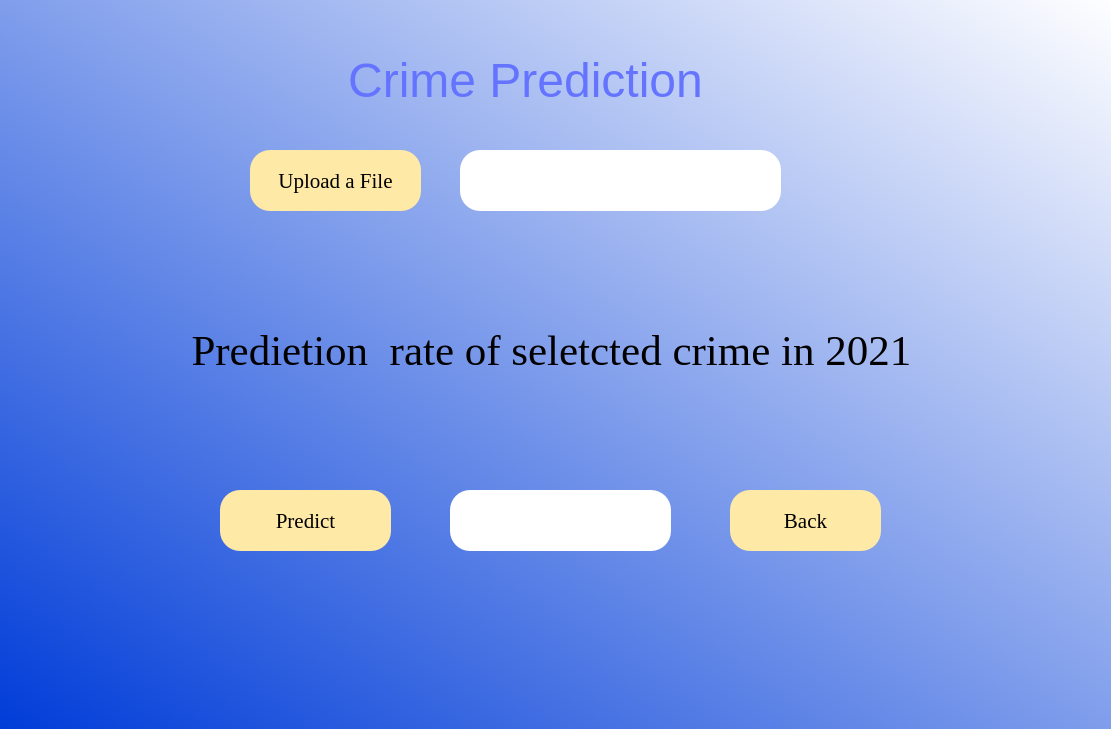
<?xml version="1.0" encoding="UTF-8"?>
<ui version="4.0">
 <class>Dialog</class>
 <widget class="QDialog" name="Dialog">
  <property name="geometry">
   <rect>
    <x>0</x>
    <y>0</y>
    <width>1111</width>
    <height>729</height>
   </rect>
  </property>
  <property name="windowTitle">
   <string>Dialog</string>
  </property>
  <widget class="QWidget" name="bgwidget" native="true">
   <property name="geometry">
    <rect>
     <x>0</x>
     <y>0</y>
     <width>1111</width>
     <height>731</height>
    </rect>
   </property>
   <property name="styleSheet">
    <string notr="true">QWidget#bgwidget{
background-color:qlineargradient(spread:pad, x1:0, y1:1, x2:1, y2:0, stop:0 rgba(0, 60, 216, 255), stop:1 rgba(255, 255, 255, 255));}
</string>
   </property>
   <widget class="QLabel" name="text1">
    <property name="geometry">
     <rect>
      <x>220</x>
      <y>40</y>
      <width>611</width>
      <height>81</height>
     </rect>
    </property>
    <property name="styleSheet">
     <string notr="true">font: 87 38pt &quot;Arial Black&quot;;
 color:rgb(101, 116, 255);</string>
    </property>
    <property name="text">
     <string>&lt;html&gt;&lt;head/&gt;&lt;body&gt;&lt;p align=&quot;center&quot;&gt;&lt;span style=&quot; font-size:36pt;&quot;&gt;Crime Prediction&lt;/span&gt;&lt;/p&gt;&lt;/body&gt;&lt;/html&gt;</string>
    </property>
   </widget>
   <widget class="QPushButton" name="predictButton">
    <property name="geometry">
     <rect>
      <x>250</x>
      <y>150</y>
      <width>171</width>
      <height>61</height>
     </rect>
    </property>
    <property name="font">
     <font>
      <family>Times New Roman</family>
      <pointsize>16</pointsize>
      <weight>9</weight>
      <italic>false</italic>
      <bold>false</bold>
     </font>
    </property>
    <property name="styleSheet">
     <string notr="true">border-radius:20px;
background-color: rgb(255, 233, 166);
;
font: 75 16pt &quot;Times New Roman&quot;;</string>
    </property>
    <property name="text">
     <string>Upload a File</string>
    </property>
   </widget>
   <widget class="QLineEdit" name="resultEdit1">
    <property name="geometry">
     <rect>
      <x>460</x>
      <y>150</y>
      <width>321</width>
      <height>61</height>
     </rect>
    </property>
    <property name="styleSheet">
     <string notr="true">border-radius:20px;

font: 75 14pt &quot;Yu Gothic UI Semilight&quot;;</string>
    </property>
   </widget>
   <widget class="QLabel" name="label">
    <property name="geometry">
     <rect>
      <x>170</x>
      <y>330</y>
      <width>741</width>
      <height>41</height>
     </rect>
    </property>
    <property name="font">
     <font>
      <family>Times New Roman</family>
      <pointsize>32</pointsize>
      <weight>9</weight>
      <italic>false</italic>
      <bold>false</bold>
     </font>
    </property>
    <property name="autoFillBackground">
     <bool>false</bool>
    </property>
    <property name="styleSheet">
     <string notr="true">font: 75 32pt &quot;Times New Roman&quot;;</string>
    </property>
    <property name="text">
     <string>  Predietion  rate of seletcted crime in 2021</string>
    </property>
   </widget>
   <widget class="QLineEdit" name="resultEdit_2">
    <property name="geometry">
     <rect>
      <x>450</x>
      <y>490</y>
      <width>221</width>
      <height>61</height>
     </rect>
    </property>
    <property name="styleSheet">
     <string notr="true">border-radius:20px;

font: 75 14pt &quot;Yu Gothic UI Semilight&quot;;</string>
    </property>
   </widget>
   <widget class="QLabel" name="label_2">
    <property name="geometry">
     <rect>
      <x>300</x>
      <y>200</y>
      <width>47</width>
      <height>13</height>
     </rect>
    </property>
    <property name="text">
     <string/>
    </property>
   </widget>
   <widget class="QPushButton" name="bt4">
    <property name="geometry">
     <rect>
      <x>730</x>
      <y>490</y>
      <width>151</width>
      <height>61</height>
     </rect>
    </property>
    <property name="font">
     <font>
      <family>Times New Roman</family>
      <pointsize>16</pointsize>
      <weight>9</weight>
      <italic>false</italic>
      <bold>false</bold>
     </font>
    </property>
    <property name="styleSheet">
     <string notr="true">border-radius:20px;
background-color: rgb(255, 233, 166);
;
font: 75 16pt &quot;Times New Roman&quot;;</string>
    </property>
    <property name="text">
     <string>Back</string>
    </property>
   </widget>
   <widget class="QPushButton" name="bt4_2">
    <property name="geometry">
     <rect>
      <x>220</x>
      <y>490</y>
      <width>171</width>
      <height>61</height>
     </rect>
    </property>
    <property name="font">
     <font>
      <family>Times New Roman</family>
      <pointsize>16</pointsize>
      <weight>9</weight>
      <italic>false</italic>
      <bold>false</bold>
     </font>
    </property>
    <property name="styleSheet">
     <string notr="true">border-radius:20px;
background-color: rgb(255, 233, 166);
;
font: 75 16pt &quot;Times New Roman&quot;;</string>
    </property>
    <property name="text">
     <string>Predict</string>
    </property>
   </widget>
  </widget>
 </widget>
 <resources>
  <include location="plot1.qrc"/>
 </resources>
 <connections/>
</ui>
